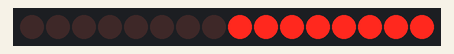
Recording of a sketch running on a simulated ESP32. Parts: 16 shift-register outputs drawn as a row of LEDs (first output left, lit = HIGH). Wiring (inferred from the names in the program): 2 × shift register (74HC595): data GPIO 15; shift clock GPIO 4; latch GPIO 2. Wiring (inferred from the signals the program sends): row of LEDs: on Q0, Q1, Q2, Q3, Q4, Q5, Q6, Q7, Q8, Q9, Q10, Q11, Q12, Q13, Q14, Q15. Random numbers use the default seed unless the sketch sets one.

Above: at 0.1 s.
At 18.0 s:
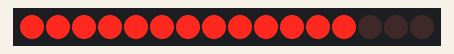
At 21.8 s:
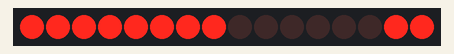
At 23.7 s:
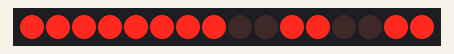
At 29.7 s:
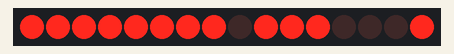
At 37.8 s:
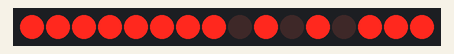
Timing chart, 0 to 40.0 s (numbered marks = the images above):
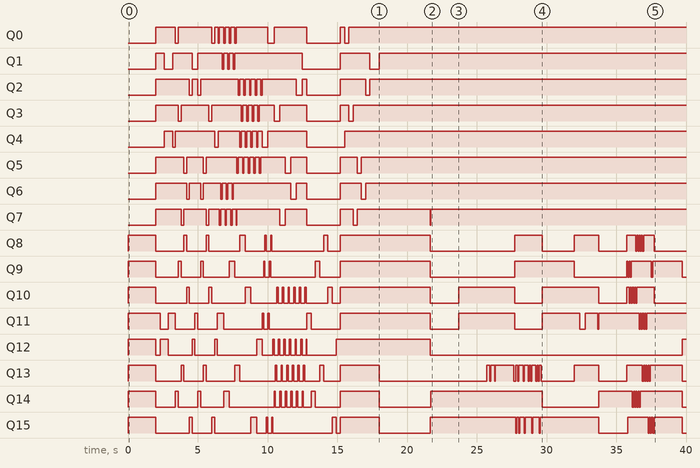

The sketch:

LED_Matrix_PCB_v0.ino
```cpp
/**********************************************************************
Code for DIY LED matrix board

Inspired by
https://github.com/Freenove/Freenove_Ultimate_Starter_Kit_for_ESP32/tree/master/C
and
https://xantorohara.github.io/led-matrix-editor/
**********************************************************************/

int latchPin = 2;  // IC 74HC595 #1 & #2 RCK
int clockPin = 4;  // IC 74HC595 #1 & #2 SCK
int dataPin = 15;  // IC 74HC595 #1 SER

/* IC 74HC595 #1 we use it to set column's pins.
This array is depend on the physical pins connection.
*/
byte cols[] = {
  0b11110111,  //pin QE col 1
  0b01111111,  //pin QA col 2
  0b11101111,  //pin QD col 3
  0b11111110,  //pin QH col 4
  0b11111011,  //pin QF col 5
  0b11111101,  //pin QG col 6
  0b11011111,  //pin QC col 7
  0b10111111   //pin QB col 8
};

/* IC 74HC595 #1 we use it to set row's pins.
This array is depend on the physical pins connection.
*/
byte rows[] = {
  0b00010000,  //pin QD row 1
  0b00000010,  //pin QG row 2
  0b01000000,  //pin QB row 3
  0b00000100,  //pin QF row 4
  0b10000000,  //pin QA row 5
  0b00100000,  //pin QC row 6
  0b00000001,  //pin QH row 7
  0b00001000   //pin QE row 8
};

// Byte arrays describing different symbols.
// Inspired by https://int10h.org/oldschool-pc-fonts/fontlist/font?ibm_bios

// smiling face
byte s_smile1[]{
  0b01111110,
  0b10000001,
  0b10100101,
  0b10000001,
  0b10111101,
  0b10011001,
  0b10000001,
  0b01111110
};

// numbers
byte s_0[]{
  0b01111100,
  0b11000110,
  0b11001110,
  0b11011110,
  0b11110110,
  0b11100110,
  0b01111100,
  0b00000000
};

byte s_1[]{
  0b00110000,
  0b01110000,
  0b00110000,
  0b00110000,
  0b00110000,
  0b00110000,
  0b11111100,
  0b00000000
};

byte s_2[]{
  0b01111000,
  0b11001100,
  0b00001100,
  0b00111000,
  0b01100000,
  0b11001100,
  0b11111100,
  0b00000000,
};

byte s_3[]{
  0b01111000,
  0b11001100,
  0b00001100,
  0b00111000,
  0b00001100,
  0b11001100,
  0b01111000,
  0b00000000
};

byte s_4[]{
  0b00011100,
  0b00111100,
  0b01101100,
  0b11001100,
  0b11111110,
  0b00001100,
  0b00011110,
  0b00000000
};

byte s_5[]{
  0b11111100,
  0b11000000,
  0b11111000,
  0b00001100,
  0b00001100,
  0b11001100,
  0b01111000,
  0b00000000
};

byte s_6[]{
  0b00111000,
  0b01100000,
  0b11000000,
  0b11111000,
  0b11001100,
  0b11001100,
  0b01111000,
  0b00000000
};

byte s_7[]{
  0b11111100,
  0b11001100,
  0b00001100,
  0b00011000,
  0b00110000,
  0b00110000,
  0b00110000,
  0b00000000
};

byte s_8[]{
  0b01111000,
  0b11001100,
  0b11001100,
  0b01111000,
  0b11001100,
  0b11001100,
  0b01111000,
  0b00000000
};

byte s_9[]{
  0b01111000,
  0b11001100,
  0b11001100,
  0b01111100,
  0b00001100,
  0b00011000,
  0b01110000,
  0b00000000
};

// frame animation
byte frame_animation[][8] = {
  { 0b11111111,
    0b00000000,
    0b00000000,
    0b10000000,
    0b10000000,
    0b00000000,
    0b00000000,
    0b11111111 },
  { 0b01111111,
    0b10000000,
    0b00000000,
    0b11000000,
    0b11000000,
    0b00000000,
    0b10000000,
    0b01111111 },
  { 0b00111111,
    0b11000000,
    0b00000000,
    0b01100000,
    0b01100000,
    0b00000000,
    0b11000000,
    0b00111111 },
  { 0b00011111,
    0b111000000,
    0b00000000,
    0b00110000,
    0b00110000,
    0b00000000,
    0b11100000,
    0b00011111 },
  { 0b00001111,
    0b11110000,
    0b00000000,
    0b00011000,
    0b00011000,
    0b00000000,
    0b11110000,
    0b00001111 },
  { 0b00000111,
    0b11111000,
    0b00000000,
    0b00001100,
    0b00001100,
    0b00000000,
    0b11111000,
    0b00000111 },
  { 0b00000011,
    0b11111100,
    0b00000000,
    0b00000110,
    0b00000110,
    0b00000000,
    0b11111100,
    0b00000011 },
  { 0b00000001,
    0b11111110,
    0b00000000,
    0b00000011,
    0b00000011,
    0b00000000,
    0b11111110,
    0b00000001 },
  { 0b00000000,
    0b11111111,
    0b00000000,
    0b00000001,
    0b00000001,
    0b00000000,
    0b11111111,
    0b00000000 },
  { 0b01010101,
    0b10101010,
    0b00000000,
    0b00000011,
    0b00000011,
    0b00000000,
    0b10101010,
    0b01010101 },
  { 0b10101010,
    0b01010101,
    0b00000000,
    0b00000110,
    0b00000110,
    0b00000000,
    0b01010101,
    0b10101010 },
  { 0b01010101,
    0b10101010,
    0b00000000,
    0b00011000,
    0b00011000,
    0b00000000,
    0b10101010,
    0b01010101 },
  { 0b10101010,
    0b01010101,
    0b00000000,
    0b00110000,
    0b00110000,
    0b00000000,
    0b01010101,
    0b10101010 },
  { 0b01010101,
    0b10101010,
    0b00000000,
    0b01100000,
    0b01100000,
    0b00000000,
    0b10101010,
    0b01010101 },
  { 0b10101010,
    0b01010101,
    0b00000000,
    0b11000000,
    0b11000000,
    0b00000000,
    0b01010101,
    0b10101010 },
  {
    0b01010101,
    0b10101010,
    0b00000000,
    0b10000000,
    0b10000000,
    0b00000000,
    0b01010101,
    0b10101010,
  }
};

// the array length is the animation frames count
int frame_animation_len = sizeof(frame_animation) / 8;

// another frame animation
byte frame_animation_1[][8]{
  { 0b11111111,
    0b10000001,
    0b10000001,
    0b10000001,
    0b10000001,
    0b10000001,
    0b10000001,
    0b11111111 },
  { 0b00000000,
    0b01111110,
    0b01000010,
    0b01000010,
    0b01000010,
    0b01000010,
    0b01111110,
    0b00000000 },
  { 0b00000000,
    0b00000000,
    0b00111100,
    0b00100100,
    0b00100100,
    0b00111100,
    0b00000000,
    0b00000000 },
  { 0b00000000,
    0b00000000,
    0b00000000,
    0b00011000,
    0b00011000,
    0b00000000,
    0b00000000,
    0b00000000 },
  { 0b00000000,
    0b00000000,
    0b00111100,
    0b00100100,
    0b00100100,
    0b00111100,
    0b00000000,
    0b00000000 },
  { 0b00000000,
    0b01111110,
    0b01000010,
    0b01000010,
    0b01000010,
    0b01000010,
    0b01111110,
    0b00000000 },
  { 0b11111111,
    0b10000001,
    0b10000001,
    0b10000001,
    0b10000001,
    0b10000001,
    0b10000001,
    0b11111111 },
};

int frame_animation_1_len = sizeof(frame_animation_1) / 8;


void setup() {

  // preparing our pins to work with the shift registers
  pinMode(latchPin, OUTPUT);
  pinMode(clockPin, OUTPUT);
  pinMode(dataPin, OUTPUT);
}

void loop() {

  // turn on all LEDs for 2s (2000ms)
  disp_all_on(2000);

  // display LEDs at the corners of the matrix
  disp_one_led(1, 1, 300);
  disp_one_led(8, 1, 300);
  disp_one_led(8, 8, 300);
  disp_one_led(1, 8, 300);

  // display LEDs one by one, diagonal from 1,1 to 8,8
  for (int i = 1; i <= 8; i++) {
    disp_one_led(i, i, 200);
  }

  // display LEDs one by one, diagonal from 1,8 to 8,1
  for (int i = 8; i >= 1; i--) {
    disp_one_led(9 - i, i, 200);
  }

  // display LEDs one by one by rows, from 1,1
  for (int i = 1; i <= 8; i++) {
    for (int j = 1; j <= 8; j++) {
      disp_one_led(i, j, 50);
    }
  }

  // display LEDs one by one by columns, from 1,1
  for (int i = 1; i <= 8; i++) {
    for (int j = 1; j <= 8; j++) {
      disp_one_led(j, i, 50);
    }
  }

  // display row LEDS one by one from 1
  for (int i = 1; i <= 8; i++) {
    disp_one_row(i, 300);
  }

  // display column LEDS one by one from 1
  for (int i = 1; i <= 8; i++) {
    disp_one_col(i, 300);
  }

  // smiling face
  disp_8x8(s_smile1, 2000);

  // numbers
  disp_8x8(s_0, 2000);
  disp_8x8(s_1, 2000);
  disp_8x8(s_2, 2000);
  disp_8x8(s_3, 2000);
  disp_8x8(s_4, 2000);
  disp_8x8(s_5, 2000);
  disp_8x8(s_6, 2000);
  disp_8x8(s_7, 2000);
  disp_8x8(s_8, 2000);
  disp_8x8(s_9, 2000);

  // frame animation
  for (int i = 0; i < frame_animation_len; i++) {
    disp_8x8(frame_animation[i], 200);
  }

  // frame animation 1
  for (int i = 0; i < frame_animation_1_len; i++) {
    disp_8x8(frame_animation_1[i], 200);
  }

  // random pixels
  for (int i = 0; i < 20; i++) {
    disp_random(500);
  }
}

/* This is the most important function to interface with the shift registers.
It receives 2 bytes: one for the register, which controls rows, and one
for the register which controls columns. We write LOW to the latchPin. this means
the registers ready to receive data. Then we are using standard shiftOut function
to send data to the register. First call of the function will pass data to the
first register. it's row data, and the first register is for columns, but the data
will be "pushed" to the second register when we call shiftOut again. As a result
we'll have row byte in the "row" (second) register, and columns data in the "column" (first)
register. When we set latchPin to HIGH the data we provided will affect the register's pins.
They will be set in high level when it's 1 and in the low level when it's 0.
*/
void send_data_to_ICs(byte rws, byte cls) {
  digitalWrite(latchPin, LOW);
  shiftOut(dataPin, clockPin, LSBFIRST, rws);
  shiftOut(dataPin, clockPin, LSBFIRST, cls);
  digitalWrite(latchPin, HIGH);
}

/*
Function to turn on all the leds.
We don't use any calculations to set bits in the correct order.
We are just need to set all row's pins to 1 and all col's pins to 0.
Hereinafter we'll use del parameter to set delay for some action.
*/
void disp_all_on(int del) {
  send_data_to_ICs(0b11111111, 0b00000000);
  delay(del);
}

// Function to turn off all the leds.
void disp_all_off(int del) {
  send_data_to_ICs(0b00000000, 0b00000000);
  delay(del);
}

/* We are using rows and cols arrays to send data to the ICs.
the arrays are indexed from 0, but I decide that it's more
convenient to say "display dot 1, 1" than "0, 0", so when we call
this function we give it logical row/col numbers and it translates
them to the arrays elements.
*/
void disp_one_led(int row, int col, int del) {
  send_data_to_ICs(rows[row - 1], cols[col - 1]);
  delay(del);
}

// Function to display one row.
void disp_one_row(int row, int del) {
  send_data_to_ICs(rows[row - 1], 0b00000000);
  delay(del);
}

// Function to display one column.
void disp_one_col(int col, int del) {
  send_data_to_ICs(0b11111111, cols[col - 1]);
  delay(del);
}

// Function to generate and display a random pattern.
void disp_random(int del) {
  byte rand_img[8];
  for (int i = 0; i < 8; i++) {
    rand_img[i] = (byte)random(0, 256);
  }
  disp_8x8(rand_img, del);
}

/* Function to display 8x8 bitmap using afterglow effect.
It receives an array element and delay in ms. It will extract
bits from byte values and display them one by one very fast.
When it decodes and shows all elements in the array it checks if it has time to
show the array again.
*/
void disp_8x8(byte symbol[8], int del) {
  unsigned long beginTime = millis();
  do {
    for (int i = 0; i < 8; i++) {
      for (byte j = 0; j < 8; j++) {
        if ((symbol[i] >> j) & 1 == 1) {
          disp_one_led(i + 1, 8 - j, 0);
        }
      }
    }
  } while (millis() - beginTime < del);
}
```

Measured:
- by itself, Q0: LOW → HIGH at 2.0 s, → LOW 1.4 s later, → HIGH 0.20 s later, → LOW 2.4 s later, … (19 changes in this stretch)
- by itself, Q1: LOW → HIGH at 2.0 s, → LOW 0.60 s later, → HIGH 0.60 s later, → LOW 1.4 s later, … (15 changes in this stretch)
- by itself, Q2: LOW → HIGH at 2.0 s, → LOW 2.4 s later, → HIGH 0.20 s later, → LOW 0.40 s later, … (21 changes in this stretch)
- by itself, Q3: LOW → HIGH at 2.0 s, → LOW 1.6 s later, → HIGH 0.20 s later, → LOW 2.0 s later, … (19 changes in this stretch)
- by itself, Q4: LOW → HIGH at 2.6 s, → LOW 0.60 s later, → HIGH 0.20 s later, → LOW 2.8 s later, … (17 changes in this stretch)
- by itself, Q5: LOW → HIGH at 2.0 s, → LOW 2.0 s later, → HIGH 0.20 s later, → LOW 1.2 s later, … (21 changes in this stretch)
- by itself, Q6: LOW → HIGH at 2.0 s, → LOW 2.2 s later, → HIGH 0.20 s later, → LOW 0.80 s later, … (17 changes in this stretch)
- by itself, Q7: LOW → HIGH at 2.0 s, → LOW 1.8 s later, → HIGH 0.20 s later, → LOW 1.6 s later, … (21 changes in this stretch)
